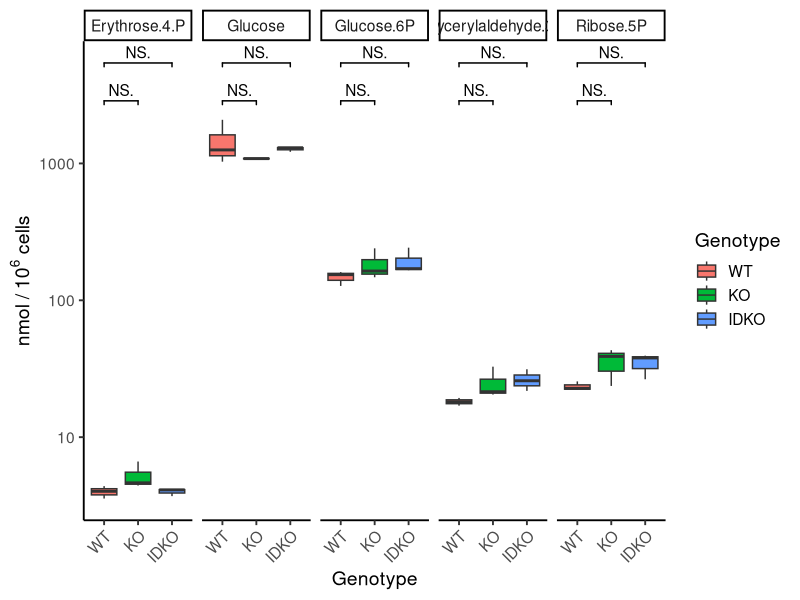
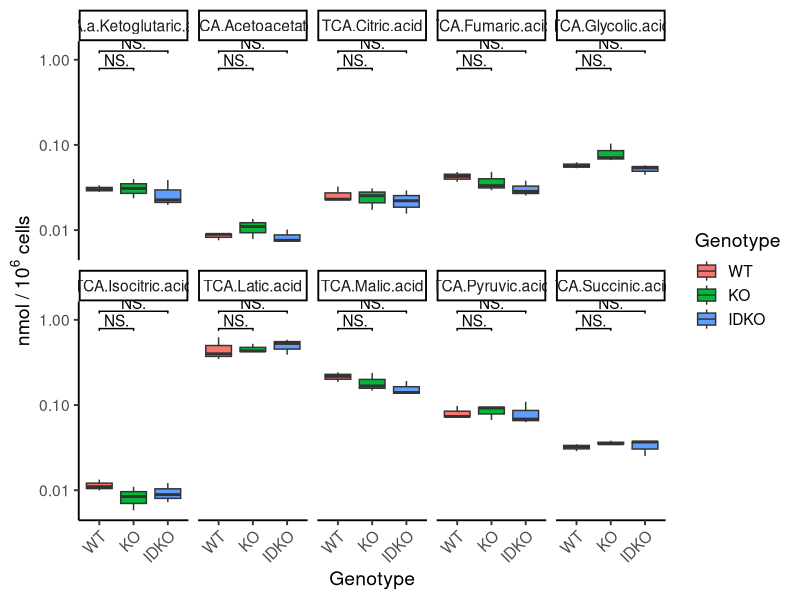
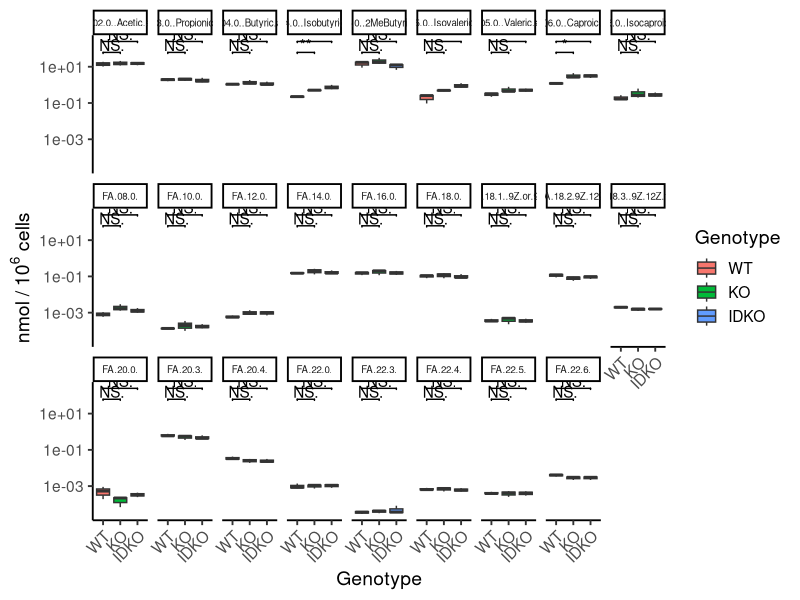
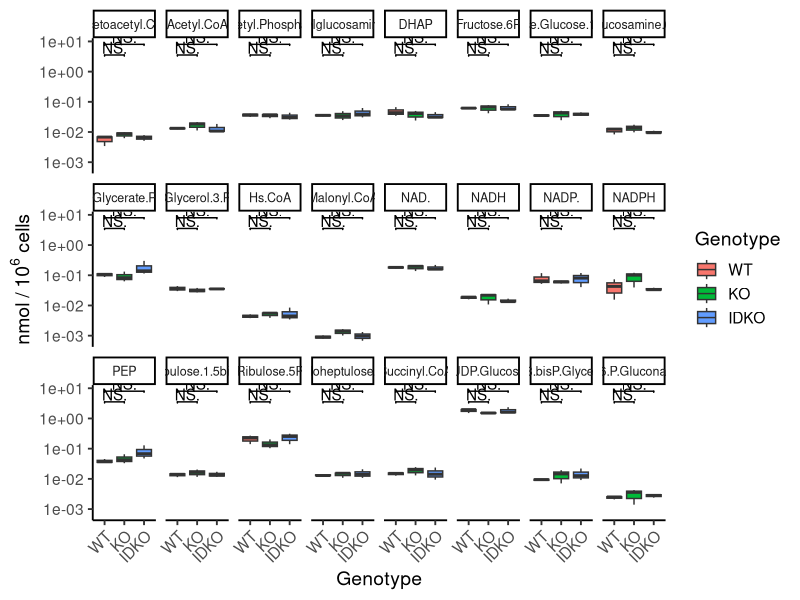
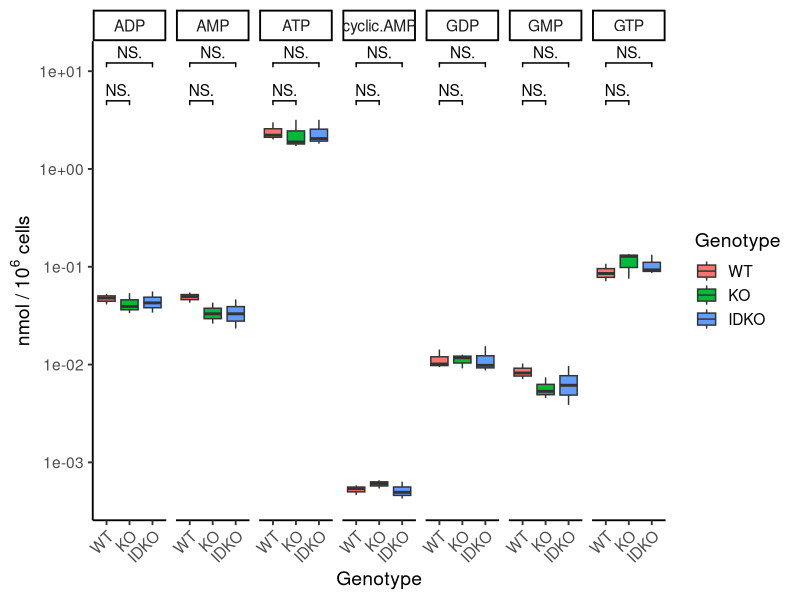

These figures' R source, in order:
## ---- chunk 1
knitr::opts_chunk$set(echo = FALSE, fig.width = 5, fig.height = 6)
## ---- chunk 2
library(tidyverse)
library(here)
library(broom)
library(ggsignif)
## ---- chunk 3
glc <- read.csv("data/Glucose_metab.csv") %>% 
  separate(col = Sample_nmol.10.6.cells, into = c("Genotype", "x"), sep = "-") %>%
  select(-x) %>%
  gather(Metabolite, nmol_10Mcells, -Genotype)
FA <- read.csv("data/FA_metab.csv") %>% 
  separate(col = Sample_nmol.10.6.cells, into = c("Genotype", "x"), sep = "-") %>%
  select(-x) %>%
  gather(Metabolite, nmol_10Mcells, -Genotype)
TCA <- read.csv("data/TCA_metab.csv") %>% 
  separate(col = Sample_nmol.10.6.cells, into = c("Genotype", "x"), sep = "-") %>%
  select(-x) %>%
  gather(Metabolite, nmol_10Mcells, -Genotype)
other <- read.csv("data/Other_metab.csv") %>% 
  separate(col = Sample_nmol.10.6.cells, into = c("Genotype", "x"), sep = "-") %>%
  select(-x) %>%
  gather(Metabolite, nmol_10Mcells, -Genotype)
PO4 <- read.csv("data/PO4_metab.csv") %>% 
  separate(col = Sample_nmol.10.6.cells, into = c("Genotype", "x"), sep = "-") %>%
  select(-x) %>%
  gather(Metabolite, nmol_10Mcells, -Genotype)

## ---- chunk 4
glc$Genotype <- factor(glc$Genotype, levels = c("WT", "KO", "IDKO"))

ggplot(glc, aes(Genotype, nmol_10Mcells)) +
  geom_boxplot(aes(fill = Genotype)) +
  facet_wrap(~Metabolite, nrow = 1) +
  labs(y = expression("nmol / 10"^"6"~"cells")) +
  scale_y_continuous(trans = "log10") +
  theme_classic(base_size = 14) +
  theme(axis.text.x = element_text(angle = 45, hjust = 1)) +
  geom_signif(comparisons = list(c("WT", "KO"), c("WT", "IDKO")), test = "t.test", map_signif_level = TRUE, step_increase = 0.1, tip_length = 0.01)
## ---- chunk 5
TCA$Genotype <- factor(TCA$Genotype, levels = c("WT", "KO", "IDKO"))

ggplot(TCA, aes(Genotype, nmol_10Mcells)) +
  geom_boxplot(aes(fill = Genotype)) +
  facet_wrap(~Metabolite, nrow = 2) +
  labs(y = expression("nmol / 10"^"6"~"cells")) +
  scale_y_continuous(trans = "log10") +
  theme_classic(base_size = 14) +
  theme(axis.text.x = element_text(angle = 45, hjust = 1)) +
  geom_signif(comparisons = list(c("WT", "KO"), c("WT", "IDKO")), test = "t.test", map_signif_level = TRUE, step_increase = 0.1, tip_length = 0.01)
## ---- chunk 6
FA$Genotype <- factor(FA$Genotype, levels = c("WT", "KO", "IDKO"))
FA <- filter(FA, nmol_10Mcells != "NQ")
FA$nmol_10Mcells <- as.numeric(FA$nmol_10Mcells)

ggplot(FA, aes(Genotype, nmol_10Mcells)) +
  geom_boxplot(aes(fill = Genotype)) +
  facet_wrap(~Metabolite, nrow = 3) +
  labs(y = expression("nmol / 10"^"6"~"cells")) +
  scale_y_continuous(trans = "log10") +
  theme_classic(base_size = 14) +
  theme(axis.text.x = element_text(angle = 45, hjust = 1), 
        strip.text = element_text(size = 7)) +
  geom_signif(comparisons = list(c("WT", "KO"), c("WT", "IDKO")), test = "t.test", map_signif_level = TRUE, step_increase = 0.1, tip_length = 0.01)
## ---- chunk 7
other$Genotype <- factor(other$Genotype, levels = c("WT", "KO", "IDKO"))

ggplot(other, aes(Genotype, nmol_10Mcells)) +
  geom_boxplot(aes(fill = Genotype)) +
  facet_wrap(~Metabolite, nrow = 3) +
  labs(y = expression("nmol / 10"^"6"~"cells")) +
  scale_y_continuous(trans = "log10") +
  theme_classic(base_size = 14) +
  theme(axis.text.x = element_text(angle = 45, hjust = 1),
        strip.text = element_text(size = 9)) +
  geom_signif(comparisons = list(c("WT", "KO"), c("WT", "IDKO")), test = "t.test", map_signif_level = TRUE, step_increase = 0.1, tip_length = 0.01)
## ---- chunk 8
PO4$Genotype <- factor(PO4$Genotype, levels = c("WT", "KO", "IDKO"))

ggplot(PO4, aes(Genotype, nmol_10Mcells)) +
  geom_boxplot(aes(fill = Genotype)) +
  facet_wrap(~Metabolite, nrow = 1) +
  labs(y = expression("nmol / 10"^"6"~"cells")) +
  scale_y_continuous(trans = "log10") +
  theme_classic(base_size = 14) +
  theme(axis.text.x = element_text(angle = 45, hjust = 1)) +
  geom_signif(comparisons = list(c("WT", "KO"), c("WT", "IDKO")), test = "t.test", map_signif_level = TRUE, step_increase = 0.1, tip_length = 0.01)
